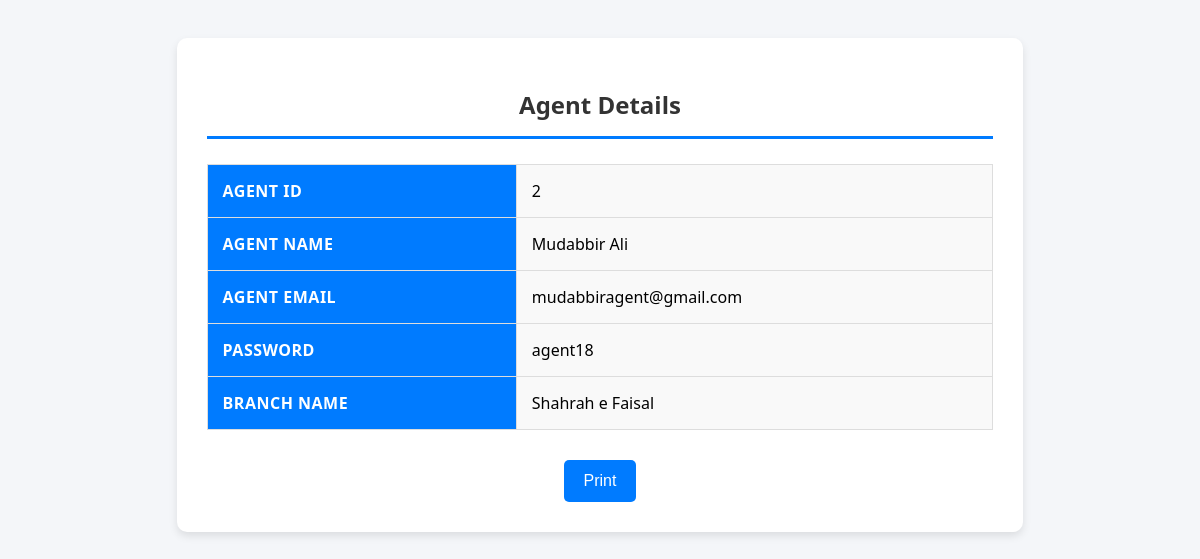
Screenshot of /admindashboard/agent_report.php?id=2 with the database file from the repository.
### tables this page shows
CREATE TABLE `agent` (
  `agent_id` int(11) NOT NULL,
  `agent_name` varchar(255) DEFAULT NULL,
  `agent_email` varchar(255) DEFAULT NULL,
  `agent_password` varchar(255) DEFAULT NULL,
  `branch_id` int(11) DEFAULT NULL
);

CREATE TABLE `branch` (
  `branch_id` int(11) NOT NULL,
  `branch_name` varchar(255) DEFAULT NULL
);

### admindashboard/agent_report.php (the view, shortened to what this page needs)
<?php
include "../connection.php";
if (isset($_GET['id'])) {
    $agent_id = $_GET['id'];
    $query = mysqli_query($connection, "SELECT agent.*, branch.branch_name FROM agent
        JOIN branch ON branch.branch_id = agent.branch_id
        WHERE agent_id = '$agent_id'");
    if ($row = mysqli_fetch_assoc($query)) {
?>
<!DOCTYPE html>
<html lang="en">
<head>
</head>
<body>
    <div class="container">
        <h2>Agent Details</h2>
        <table>
            <tr>
                <th>Agent ID</th>
                <td><?php echo $row['agent_id']; ?></td>
            </tr>
            <tr>
                <th>Agent Name</th>
                <td><?php echo $row['agent_name']; ?></td>
            </tr>
            <tr>
                <th>Agent Email</th>
                <td><?php echo $row['agent_email']; ?></td>
            </tr>
            <tr>
                <th>Password</th>
                <td><?php echo $row['agent_password']; ?></td>
            </tr>
            <tr>
                <th>Branch Name</th>
                <td><?php echo $row['branch_name']; ?></td>
            </tr>
        </table>
        <button class="print-btn" onclick="window.print()">Print</button>
    </div>
</body>
</html>
<?php
    } else {
        echo "Agent not found.";
    }
}
?>

### admindashboard/agent_report.php (style rules this page uses)
body { font-family: 'Segoe UI', Tahoma, Geneva, Verdana, sans-serif; padding: 30px; text-align: center; background-color: #f4f6f9; }
.container { width: 70%; margin: auto; background: #ffffff; padding: 30px; border-radius: 10px; box-shadow: 0 4px 8px rgba(0, 0, 0, 0.1); }
h2 { text-align: center; margin-bottom: 25px; color: #333; border-bottom: 3px solid #007bff; padding-bottom: 15px; }
table { width: 100%; border-collapse: collapse; font-size: 16px; margin-top: 20px; }
table, th, td { border: 1px solid #ddd; padding: 15px; text-align: left; }
th { background-color: #007bff; color: #ffffff; text-transform: uppercase; letter-spacing: 0.5px; }
td { background-color: #f9f9f9; }
.print-btn { margin-top: 30px; background-color: #007bff; color: #ffffff; border: none; padding: 12px 20px; font-size: 16px; cursor: pointer; border-radius: 5px; transition: background-color 0.3s ease; }

### rows the page displays
agent: agent_id "2", agent_name "Mudabbir Ali", agent_email "mudabbiragent@gmail.com", agent_password "agent18", branch.branch_name "Shahrah e Faisal"
